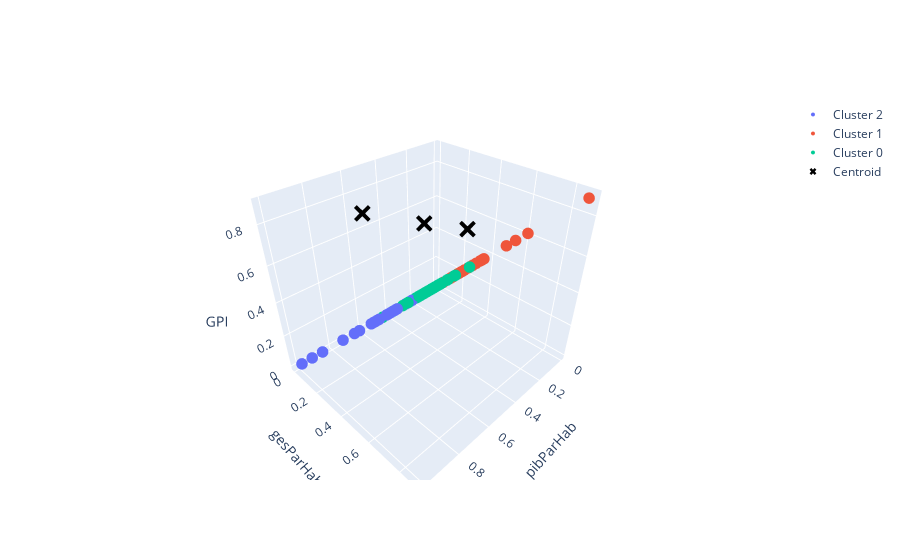

The cell this chart's notebook holds for it:
### Code cell
# Créer une figure
fig = go.Figure()

# Ajouter les points pour chaque cluster
for cluster in df['cluster'].unique():
    cluster_df = df[df['cluster'] == cluster]
    fig.add_trace(go.Scatter3d(x=cluster_df['pibParHab'],
                               y=cluster_df['gesParHab'],
                               z=cluster_df['gesParHab'],
                               mode='markers+text',
                               marker=dict(size=4),
                               name=f'Cluster {cluster}'))
    
# Ajouter les centroïdes
fig.add_trace(go.Scatter3d(x=centroids['pibParHab'],
                           y=centroids['gesParHab'],
                           z=centroids['gpi'],
                           mode='markers',
                           marker=dict(size=6, color='black', symbol='x'),
                           name='Centroid'))

# Mettre à jour les axes
fig.update_scenes(xaxis_title='pibParHab',
                  yaxis_title='gesParHab',
                  zaxis_title='GPI')

# Afficher la figure
fig.show()
